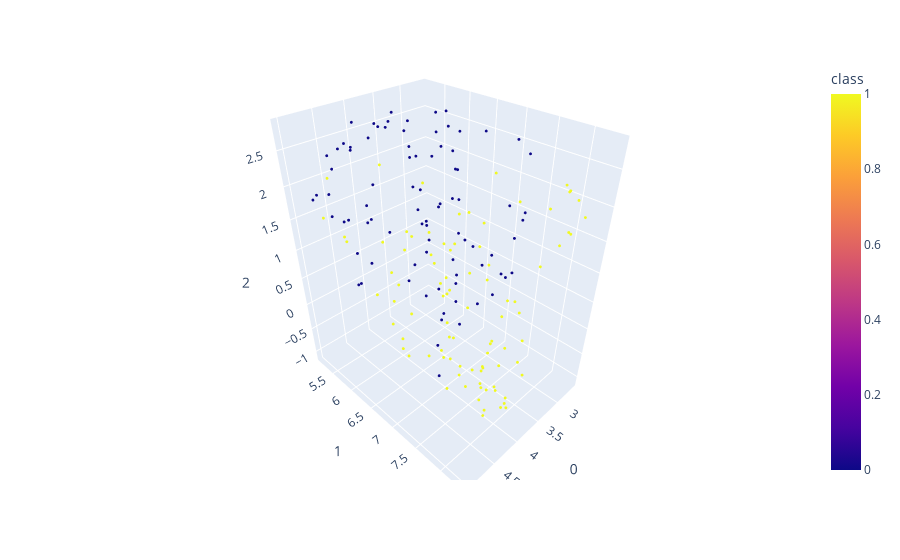

Notebook source saved alongside this figure:
### Code cell
import plotly
import plotly.express as px
from umap import UMAP

umap_3d = UMAP(n_components=3, init='random', random_state=0)
x_umap = umap_3d.fit_transform(X_scaled)
umap_df = pd.DataFrame(x_umap)
train_y_sr = pd.Series(y,name='class')
print(type(x_umap))
new_df = pd.concat([umap_df,train_y_sr],axis=1)
fig = px.scatter_3d(
    new_df, x=0, y=1, z=2,
    color='class', labels={'color': 'number'}
)
fig.update_traces(marker_size=1)
fig.show()

### Figure 1 — Plotly figure (JSON) as saved in the notebook; plotly's stock layout.template omitted (floating-point values rounded to 4 significant figures; data arrays with more than 128 entries replaced by an {"elided": "..."} marker saying what was removed)
{"data": [{"hovertemplate": "0=%{x}<br>1=%{y}<br>2=%{z}<br>class=%{marker.color}<extra></extra>", "legendgroup": "", "marker": {"color": {"elided": "174 int values"}, "coloraxis": "coloraxis", "size": 1, "symbol": "circle"}, "mode": "markers", "name": "", "scene": "scene", "showlegend": false, "type": "scatter3d", "x": {"elided": "174 float values"}, "y": {"elided": "174 float values"}, "z": {"elided": "174 float values"}}], "layout": {"coloraxis": {"colorbar": {"title": {"text": "class"}}, "colorscale": [[0, "#0d0887"], [0.1111, "#46039f"], [0.2222, "#7201a8"], [0.3333, "#9c179e"], [0.4444, "#bd3786"], [0.5556, "#d8576b"], [0.6667, "#ed7953"], [0.7778, "#fb9f3a"], [0.8889, "#fdca26"], [1, "#f0f921"]]}, "legend": {"tracegroupgap": 0}, "margin": {"t": 60}, "scene": {"domain": {"x": [0, 1], "y": [0, 1]}, "xaxis": {"title": {"text": "0"}}, "yaxis": {"title": {"text": "1"}}, "zaxis": {"title": {"text": "2"}}}}}
